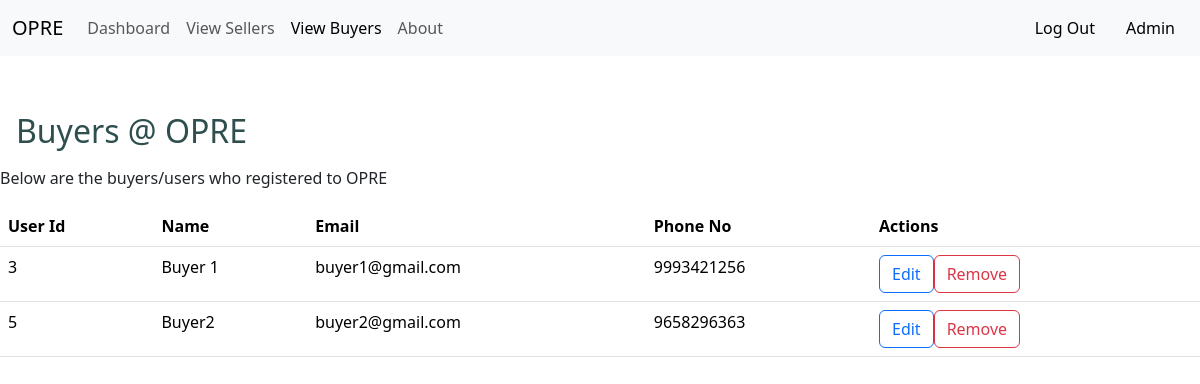
The page /admin/view_buyers.php (signed in) on the database its author committed.
### tables this page shows
CREATE TABLE `users` (
  `userid` int(11) NOT NULL,
  `email` varchar(255) NOT NULL,
  `name` varchar(255) NOT NULL,
  `mob_no` varchar(15) NOT NULL,
  `address` text NOT NULL,
  `password` varchar(255) NOT NULL,
  `type` varchar(10) NOT NULL
);

### admin/admin.php (the view, shortened to what this page needs)
<?php
include("../connect.php");
class Admin{
  function displayUserTable($plist){
    echo "<table class=\"table table-hover\">
        <thead>
          <tr>
            <th scope=\"col\">User Id</th>
            <th scope=\"col\">Name</th>
            <th scope=\"col\">Email</th>
            <th scope=\"col\">Phone No</th>
            <th scope=\"col\">Actions</th>
          </tr>
        </thead>
        <tbody>";
    while ($row = $plist->fetch_assoc()) {
      echo '<tr>';
      echo '<td>' . $row['userid'] . '</td>';
      echo '<td>' . $row['name'] . '</td>';
      echo '<td>' . $row['email'] . '</td>';
      echo '<td>' . $row['mob_no'] . '</td>';
      echo '<td><button class="btn btn-outline-primary" onclick="editUser('.$row["userid"].')">Edit</button><button class="btn btn-outline-danger" onclick="removeUser('.$row["userid"].')">Remove</button></td>';
      echo '</tr>';
    }
  }
  function viewBuyers(){
    global $conn;
    $stmt = $conn->prepare("SELECT * FROM users WHERE type = 'Buyer'");
    $stmt->execute();
    $plist = $stmt->get_result();
    if ($plist->num_rows === 0) {
      echo "<div class=\"alert alert-primary\">
      <strong>No Users!</strong><br> There are no Users in this category</div>";
    } else {
      $this->displayUserTable($plist);
    }
  }
}

### rows shown on the page
users: userid "3", name "Buyer 1", email "buyer1@gmail.com", mob_no "9993421256"
users: userid "5", name "Buyer2", email "buyer2@gmail.com", mob_no "9658296363"

### other values the page prints
$_SESSION['name'] "Admin"
